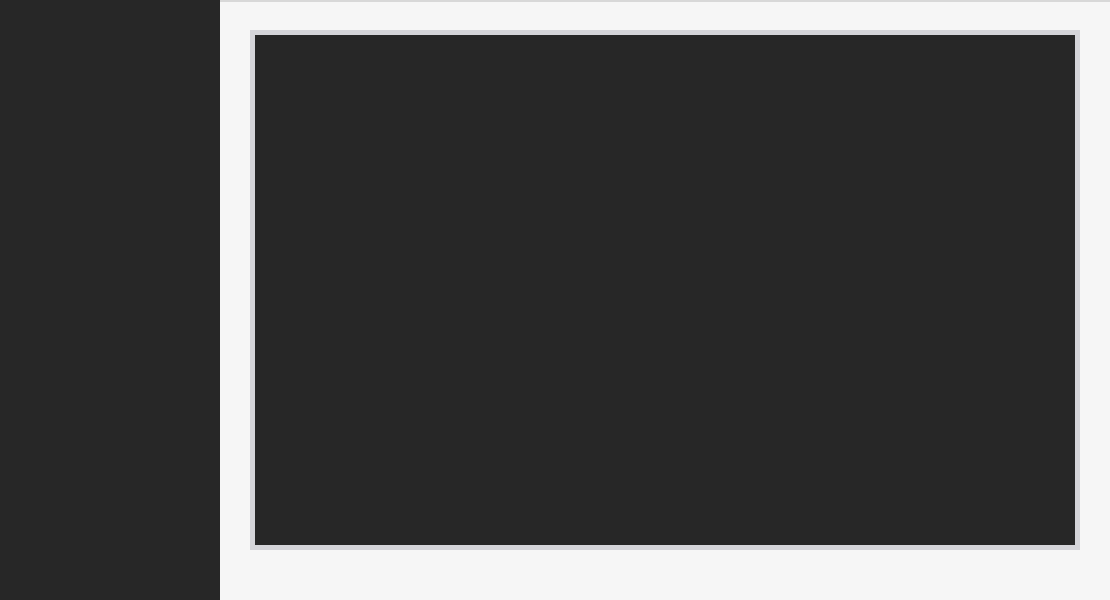
<?xml version="1.0" encoding="UTF-8"?>
<ui version="4.0">
 <class>MainWindow</class>
 <widget class="QWidget" name="MainWindow">
  <property name="geometry">
   <rect>
    <x>0</x>
    <y>0</y>
    <width>1110</width>
    <height>600</height>
   </rect>
  </property>
  <property name="minimumSize">
   <size>
    <width>0</width>
    <height>0</height>
   </size>
  </property>
  <property name="maximumSize">
   <size>
    <width>16777215</width>
    <height>16777215</height>
   </size>
  </property>
  <property name="windowTitle">
   <string>MainWindow</string>
  </property>
  <property name="autoFillBackground">
   <bool>false</bool>
  </property>
  <property name="styleSheet">
   <string notr="true">border-top-color: rgb(101, 240, 255);</string>
  </property>
  <layout class="QVBoxLayout" name="verticalLayout">
   <property name="spacing">
    <number>0</number>
   </property>
   <property name="leftMargin">
    <number>0</number>
   </property>
   <property name="topMargin">
    <number>0</number>
   </property>
   <property name="rightMargin">
    <number>0</number>
   </property>
   <property name="bottomMargin">
    <number>0</number>
   </property>
   <item>
    <widget class="QWidget" name="centralwidget" native="true">
     <property name="styleSheet">
      <string notr="true"/>
     </property>
     <layout class="QHBoxLayout" name="horizontalLayout">
      <property name="spacing">
       <number>0</number>
      </property>
      <property name="leftMargin">
       <number>0</number>
      </property>
      <property name="topMargin">
       <number>0</number>
      </property>
      <property name="rightMargin">
       <number>0</number>
      </property>
      <property name="bottomMargin">
       <number>0</number>
      </property>
      <item>
       <layout class="QHBoxLayout" name="horizontalLayout_2">
        <property name="spacing">
         <number>0</number>
        </property>
        <property name="topMargin">
         <number>0</number>
        </property>
        <property name="rightMargin">
         <number>0</number>
        </property>
        <item>
         <widget class="QWidget" name="gridWidget_2" native="true">
          <property name="minimumSize">
           <size>
            <width>220</width>
            <height>0</height>
           </size>
          </property>
          <property name="maximumSize">
           <size>
            <width>220</width>
            <height>16777215</height>
           </size>
          </property>
          <property name="styleSheet">
           <string notr="true">background-color: #272727;</string>
          </property>
          <layout class="QGridLayout" name="gridLayout">
           <property name="leftMargin">
            <number>0</number>
           </property>
           <property name="topMargin">
            <number>0</number>
           </property>
           <property name="rightMargin">
            <number>0</number>
           </property>
           <property name="bottomMargin">
            <number>0</number>
           </property>
           <property name="spacing">
            <number>0</number>
           </property>
           <item row="0" column="0">
            <widget class="NavigationPanel" name="navigationPanel" native="true">
             <property name="minimumSize">
              <size>
               <width>220</width>
               <height>0</height>
              </size>
             </property>
             <property name="maximumSize">
              <size>
               <width>220</width>
               <height>16777215</height>
              </size>
             </property>
             <property name="styleSheet">
              <string notr="true">background-color: #272727;</string>
             </property>
            </widget>
           </item>
          </layout>
         </widget>
        </item>
        <item>
         <widget class="QWidget" name="gridWidget" native="true">
          <property name="minimumSize">
           <size>
            <width>0</width>
            <height>0</height>
           </size>
          </property>
          <property name="maximumSize">
           <size>
            <width>16777215</width>
            <height>16777215</height>
           </size>
          </property>
          <property name="styleSheet">
           <string notr="true">background-color: #f6f6f6;
border-image: url(:/img/icon/background_shadow.png) 0 0 0 0 stretch stretch;
border-top:2px solid #d8d8d8;</string>
          </property>
          <layout class="QGridLayout" name="gridLayout_3">
           <property name="leftMargin">
            <number>30</number>
           </property>
           <property name="topMargin">
            <number>30</number>
           </property>
           <property name="rightMargin">
            <number>30</number>
           </property>
           <property name="bottomMargin">
            <number>50</number>
           </property>
           <property name="horizontalSpacing">
            <number>6</number>
           </property>
           <property name="verticalSpacing">
            <number>10</number>
           </property>
           <item row="0" column="0">
            <widget class="QWidget" name="widget" native="true">
             <property name="minimumSize">
              <size>
               <width>0</width>
               <height>0</height>
              </size>
             </property>
             <property name="styleSheet">
              <string notr="true">QWidget{background-color:#272727; border:5px solid #d5d5d9;border-image: url();}</string>
             </property>
             <layout class="QHBoxLayout" name="horizontalLayout_3">
              <property name="spacing">
               <number>15</number>
              </property>
              <property name="leftMargin">
               <number>9</number>
              </property>
              <property name="topMargin">
               <number>10</number>
              </property>
              <property name="rightMargin">
               <number>9</number>
              </property>
              <property name="bottomMargin">
               <number>8</number>
              </property>
              <item>
               <widget class="ViewerPanel" name="viewerPanel" native="true">
                <property name="maximumSize">
                 <size>
                  <width>16777215</width>
                  <height>16777215</height>
                 </size>
                </property>
                <property name="styleSheet">
                 <string notr="true">QWidget{background-color: #272727;
border:0;}</string>
                </property>
               </widget>
              </item>
             </layout>
            </widget>
           </item>
          </layout>
         </widget>
        </item>
       </layout>
      </item>
     </layout>
    </widget>
   </item>
  </layout>
 </widget>
 <customwidgets>
  <customwidget>
   <class>NavigationPanel</class>
   <extends>QWidget</extends>
   <header location="global">navigationpanel.h</header>
   <container>1</container>
  </customwidget>
  <customwidget>
   <class>ViewerPanel</class>
   <extends>QWidget</extends>
   <header location="global">viewerpanel.h</header>
   <container>1</container>
  </customwidget>
 </customwidgets>
 <resources/>
 <connections/>
</ui>
